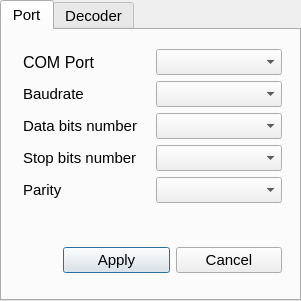
<?xml version="1.0" encoding="UTF-8"?>
<ui version="4.0">
 <class>SerialConfigClass</class>
 <widget class="QDialog" name="SerialConfigClass">
  <property name="windowModality">
   <enum>Qt::WindowModal</enum>
  </property>
  <property name="geometry">
   <rect>
    <x>0</x>
    <y>0</y>
    <width>301</width>
    <height>301</height>
   </rect>
  </property>
  <property name="font">
   <font>
    <pointsize>11</pointsize>
   </font>
  </property>
  <property name="windowTitle">
   <string>SerialConfig</string>
  </property>
  <property name="modal">
   <bool>true</bool>
  </property>
  <widget class="QTabWidget" name="tabWidget">
   <property name="geometry">
    <rect>
     <x>0</x>
     <y>0</y>
     <width>301</width>
     <height>301</height>
    </rect>
   </property>
   <property name="currentIndex">
    <number>0</number>
   </property>
   <widget class="QWidget" name="tab">
    <attribute name="title">
     <string>Port</string>
    </attribute>
    <widget class="QWidget" name="verticalLayoutWidget">
     <property name="geometry">
      <rect>
       <x>10</x>
       <y>0</y>
       <width>281</width>
       <height>267</height>
      </rect>
     </property>
     <layout class="QVBoxLayout" name="verticalLayout">
      <item>
       <layout class="QHBoxLayout" name="horizontalLayout">
        <item>
         <layout class="QVBoxLayout" name="verticalLayout_3">
          <item>
           <widget class="QLabel" name="label">
            <property name="font">
             <font>
              <pointsize>12</pointsize>
             </font>
            </property>
            <property name="tabletTracking">
             <bool>false</bool>
            </property>
            <property name="layoutDirection">
             <enum>Qt::LeftToRight</enum>
            </property>
            <property name="text">
             <string>COM Port</string>
            </property>
           </widget>
          </item>
          <item>
           <widget class="QLabel" name="label_5">
            <property name="text">
             <string>Baudrate</string>
            </property>
           </widget>
          </item>
          <item>
           <widget class="QLabel" name="label_4">
            <property name="text">
             <string>Data bits number</string>
            </property>
           </widget>
          </item>
          <item>
           <widget class="QLabel" name="label_3">
            <property name="text">
             <string>Stop bits number</string>
            </property>
           </widget>
          </item>
          <item>
           <widget class="QLabel" name="label_2">
            <property name="text">
             <string>Parity</string>
            </property>
           </widget>
          </item>
         </layout>
        </item>
        <item>
         <layout class="QVBoxLayout" name="verticalLayout_2">
          <item>
           <widget class="QComboBox" name="dropdownPORT"/>
          </item>
          <item>
           <widget class="QComboBox" name="dropdownBAUDRATE">
            <property name="editable">
             <bool>false</bool>
            </property>
            <property name="modelColumn">
             <number>0</number>
            </property>
           </widget>
          </item>
          <item>
           <widget class="QComboBox" name="dropdownDATABITS"/>
          </item>
          <item>
           <widget class="QComboBox" name="dropdownSTOPBITS"/>
          </item>
          <item>
           <widget class="QComboBox" name="dropdownPARITY"/>
          </item>
         </layout>
        </item>
       </layout>
      </item>
      <item>
       <layout class="QHBoxLayout" name="horizontalLayout_2">
        <item>
         <layout class="QVBoxLayout" name="verticalLayout_4">
          <item>
           <spacer name="verticalSpacer">
            <property name="orientation">
             <enum>Qt::Vertical</enum>
            </property>
            <property name="sizeType">
             <enum>QSizePolicy::Fixed</enum>
            </property>
            <property name="sizeHint" stdset="0">
             <size>
              <width>0</width>
              <height>30</height>
             </size>
            </property>
           </spacer>
          </item>
          <item>
           <layout class="QHBoxLayout" name="horizontalLayout_3">
            <property name="bottomMargin">
             <number>5</number>
            </property>
            <item>
             <spacer name="horizontalSpacer">
              <property name="orientation">
               <enum>Qt::Horizontal</enum>
              </property>
              <property name="sizeType">
               <enum>QSizePolicy::Preferred</enum>
              </property>
              <property name="sizeHint" stdset="0">
               <size>
                <width>40</width>
                <height>20</height>
               </size>
              </property>
             </spacer>
            </item>
            <item>
             <widget class="QPushButton" name="buttonAPPLY">
              <property name="text">
               <string>Apply</string>
              </property>
              <property name="default">
               <bool>true</bool>
              </property>
              <property name="flat">
               <bool>false</bool>
              </property>
             </widget>
            </item>
            <item>
             <widget class="QPushButton" name="buttonCANCEL">
              <property name="text">
               <string>Cancel</string>
              </property>
             </widget>
            </item>
           </layout>
          </item>
         </layout>
        </item>
       </layout>
      </item>
     </layout>
    </widget>
   </widget>
   <widget class="QWidget" name="tab_2">
    <attribute name="title">
     <string>Decoder</string>
    </attribute>
    <widget class="QWidget" name="formLayoutWidget">
     <property name="geometry">
      <rect>
       <x>10</x>
       <y>10</y>
       <width>281</width>
       <height>251</height>
      </rect>
     </property>
     <layout class="QFormLayout" name="formLayout">
      <item row="0" column="0">
       <widget class="QLabel" name="label_6">
        <property name="focusPolicy">
         <enum>Qt::ClickFocus</enum>
        </property>
        <property name="toolTip">
         <string>Set to appropriate value of message length from DataTrack to PC. Default is 4</string>
        </property>
        <property name="text">
         <string>Message length (bytes)</string>
        </property>
       </widget>
      </item>
      <item row="0" column="1">
       <layout class="QHBoxLayout" name="horizontalLayout_4">
        <item>
         <spacer name="horizontalSpacer_2">
          <property name="orientation">
           <enum>Qt::Horizontal</enum>
          </property>
          <property name="sizeHint" stdset="0">
           <size>
            <width>10</width>
            <height>20</height>
           </size>
          </property>
         </spacer>
        </item>
        <item>
         <widget class="QSpinBox" name="spinboxMsgLen">
          <property name="sizePolicy">
           <sizepolicy hsizetype="MinimumExpanding" vsizetype="Fixed">
            <horstretch>0</horstretch>
            <verstretch>0</verstretch>
           </sizepolicy>
          </property>
          <property name="baseSize">
           <size>
            <width>60</width>
            <height>0</height>
           </size>
          </property>
         </widget>
        </item>
       </layout>
      </item>
      <item row="2" column="0">
       <widget class="QLabel" name="label_7">
        <property name="text">
         <string>Configure message decode</string>
        </property>
       </widget>
      </item>
      <item row="2" column="1">
       <widget class="QToolButton" name="configureMsgDecodeBtn">
        <property name="enabled">
         <bool>true</bool>
        </property>
        <property name="sizePolicy">
         <sizepolicy hsizetype="Fixed" vsizetype="Fixed">
          <horstretch>0</horstretch>
          <verstretch>0</verstretch>
         </sizepolicy>
        </property>
        <property name="baseSize">
         <size>
          <width>0</width>
          <height>0</height>
         </size>
        </property>
        <property name="text">
         <string>...</string>
        </property>
        <property name="iconSize">
         <size>
          <width>50</width>
          <height>16</height>
         </size>
        </property>
        <property name="toolButtonStyle">
         <enum>Qt::ToolButtonIconOnly</enum>
        </property>
        <property name="arrowType">
         <enum>Qt::NoArrow</enum>
        </property>
       </widget>
      </item>
      <item row="1" column="0">
       <widget class="QLabel" name="label_9">
        <property name="text">
         <string>Specify file with settings</string>
        </property>
       </widget>
      </item>
      <item row="1" column="1">
       <widget class="QToolButton" name="selectFileButton2">
        <property name="text">
         <string>...</string>
        </property>
       </widget>
      </item>
     </layout>
    </widget>
   </widget>
  </widget>
 </widget>
 <layoutdefault spacing="6" margin="11"/>
 <resources/>
 <connections/>
</ui>
